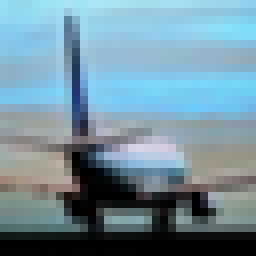
#> input picture img/cifar-10/test/airplane/aeroplane_s_000002.png, 32 x 32 px, found by its file name (shown 8 times larger); its folder holds only this picture in this run
$ python 2-hist.py   (Python 2 division)
#> lines starting #> are read from the running program, lines starting #| are printed output that depends on the picture
import cv2
import numpy as np
from matplotlib import pyplot as plt
import os

# retorna uma image com apenas um dos canais
def get_img_channel(img, channel):

	img_copy = np.copy(img)

	if channel == "r":
		img_copy[:,:,1] = 0
		img_copy[:,:,2] = 0

	elif channel == "g":
		img_copy[:,:,0] = 0
		img_copy[:,:,2] = 0

	elif channel == "b":
		img_copy[:,:,0] = 0
		img_copy[:,:,1] = 0

	return img_copy


# generate histogram as a np.array
def hist(img):

	R = get_img_channel(img, "r").flatten()
	G = get_img_channel(img, "g").flatten()
	B = get_img_channel(img, "b").flatten()

	hist_R,_ = np.histogram(R, bins=256)
	hist_G,_ = np.histogram(G, bins=256)
	hist_B,_ = np.histogram(B, bins=256)

	return hist_R, hist_G, hist_B

# plot images
def draw_hist(img):

	fig, subs = plt.subplots(4,2)
	subs[0][0].imshow(img)
	subs[0][1].axis('off')

	R = get_img_channel(img,'r')
	G = get_img_channel(img,'g')
	B = get_img_channel(img,'b')

	subs[1][0].imshow(R)
	subs[1][1].hist(img[:,:,0].flatten(),np.arange(0,256))
	subs[1][1].set_xlim([0,256])


	subs[2][0].imshow(G)
	subs[2][1].hist(img[:,:,1].flatten(),np.arange(0,256))
	subs[2][1].set_xlim([0,256])


	subs[3][0].imshow(B)
	subs[3][1].hist(img[:,:,2].flatten(),np.arange(0,256))
	subs[3][1].set_xlim([0,256])


	plt.show()

# standardize a list
def standardize(data):
	# data[0] = 0  <<<<<< PROBLEMAS AQUI
	mean = np.mean(data)
	std = np.std(data)
	return (data - mean)/std

# create a feature vector concatenating each image
def generate_vector(img_path):
	img = cv2.imread(img_path)
	img = cv2.cvtColor(img, cv2.COLOR_BGR2RGB)
	hist_R, hist_G, hist_B = hist(img)
	feature_vec = np.hstack( [standardize(hist_R), standardize(hist_G), standardize(hist_B)])

	return feature_vec

if __name__ == "__main__":

	# [26 lines of commented-out code are left out]
	test_folder = "./img/cifar-10/test"
	class_names = os.listdir(test_folder) # there are a folde for each class

	# processing train folder
	print "PROCESSING TEST FOLDER: "
	X = []
	y = []
	count  = 0
	for name in class_names:
		files = os.listdir(test_folder+"/"+name)

		# transform each file into a feature vector
		for file_name in files:
			vec = generate_vector(test_folder+"/"+name+"/"+file_name)
#> in generate_vector, img is the input picture: shape (32, 32, 3); mean B, G, R 158.3, 144.1, 113.8
#> in get_img_channel, `img_copy[:,:,1] = 0`:
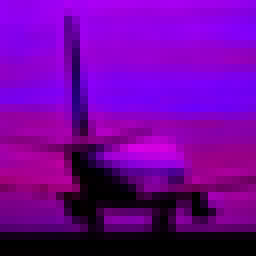
#> img_copy: shape (32, 32, 3) (shown 8 times larger); mean R, G, B 113.8, 0, 158.3
#> in get_img_channel, `img_copy[:,:,2] = 0`:
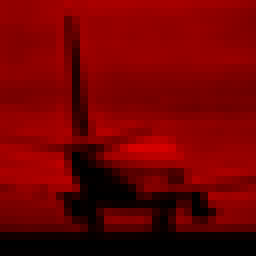
#> img_copy: shape (32, 32, 3) (shown 8 times larger); mean R, G, B 113.8, 0, 0
#> in hist, `R = get_img_channel(img, "r").flatten()`: R = 3072 values, max 217 at index 1779, min 0 at index 1, mean 37.94
#> call 2 of get_img_channel, with channel = 'g'
#> in get_img_channel (call 2), `img_copy[:,:,0] = 0`:
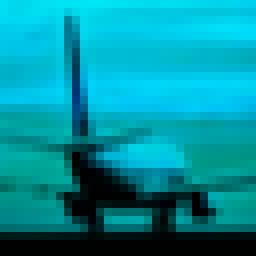
#> img_copy: shape (32, 32, 3) (shown 8 times larger); mean R, G, B 0, 144.1, 158.3
#> in get_img_channel (call 2), `img_copy[:,:,2] = 0`:
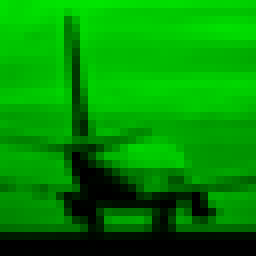
#> img_copy: shape (32, 32, 3) (shown 8 times larger); mean R, G, B 0, 144.1, 0
#> in hist, `G = get_img_channel(img, "g").flatten()`: G = 3072 values, max 230 at index 37, min 0 at index 0, mean 48.03
#> call 3 of get_img_channel, with channel = 'b'
#> in get_img_channel (call 3), `img_copy[:,:,1] = 0`:
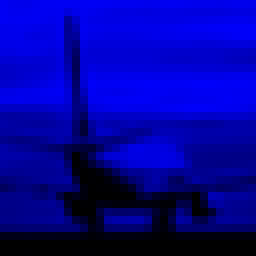
#> img_copy: shape (32, 32, 3) (shown 8 times larger); mean R, G, B 0, 0, 158.3
#> in hist, `B = get_img_channel(img, "b").flatten()`: B = 3072 values, max 251 at index 1037, min 0 at index 0, mean 52.77
#> in hist, `hist_R,_ = np.histogram(R, bins=256)`: hist_R = 256 values, max 2089 at index 0, min 0 at index 6, mean 12
#> in hist, `hist_G,_ = np.histogram(G, bins=256)`: hist_G = 256 values, max 2091 at index 0, min 0 at index 9, mean 12
#> in hist, `hist_B,_ = np.histogram(B, bins=256)`: hist_B = 256 values, max 2090 at index 0, min 0 at index 9, mean 12
#> in standardize, `mean = np.mean(data)`: mean = 12
#> in standardize, `std = np.std(data)`: std = 130.2
#> in generate_vector, `feature_vec = np.hstack( [standardize(hist_R), standardize(hist_G), st..`: feature_vec = 768 values, max 15.96 at index 512, min -0.0922 at index 6, mean 2.31e-18
#> vec has the same summary as feature_vec in generate_vector
			X.append(vec.tolist())

			y_vec = [0] * len(class_names) # <<<<<<<<<<<<<< HOT ENCODING REPRESENTATION <<<<<
			y_vec[class_names.index(name)] = 1
			y.append(y_vec)

			count += 1

			if count % 1000 == 0:
				print count, " images processed"
#> pass 2 of the loop `for name in class_names:`:
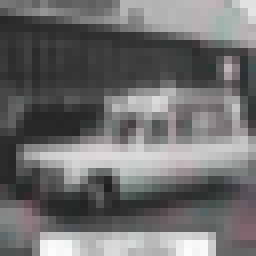
#> input picture img/cifar-10/test/automobile/ambulance_s_001816.png, 32 x 32 px, found by its file name (shown 8 times larger)
#> in generate_vector, img is the input picture: shape (32, 32, 3); mean B, G, R 111.1, 109.8, 110.5
#> in get_img_channel (call 5), `img_copy[:,:,2] = 0`:
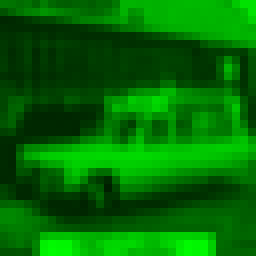
#> img_copy: shape (32, 32, 3) (shown 8 times larger); mean R, G, B 0, 109.8, 0
#> in get_img_channel (call 6), `img_copy[:,:,1] = 0`:
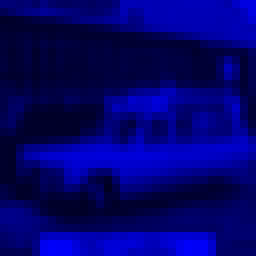
#> img_copy: shape (32, 32, 3) (shown 8 times larger); mean R, G, B 0, 0, 111.1
#> in generate_vector (call 2), `hist_R, hist_G, hist_B = hist(img)`: hist_R = 256 values, max 2048 at index 0, min 0 at index 1, mean 12; hist_G has the same summary as hist_R; hist_B has the same summary as hist_R
#> feature_vec = 768 values, max 15.96 at index 0, min -0.0941 at index 1, mean -4.63e-18
#> vec has the same summary as feature_vec in generate_vector


	# randomizing positions
	np.random.seed(42)
	np.random.shuffle(X)
	np.random.seed(42)
	np.random.shuffle(y)


	# spliting the dataset in thee groups
	X_train = X[:8000]
#> X_train = 2 items
	y_train = y[:8000]

	X_validation = X_test = X[8000: 9000]
#> X_validation = []; X_test = []
	y_validation = y_test = y[8000: 9000]

	X_test = X[9000: ]
	y_test = y[9000: ]


	out_file = open("hist_feature_test.py","w")
	out_file.write('X_train='+str(X_train)+"\n")
	out_file.write('y_train='+str(y_train)+"\n")

	out_file.write('X_validation='+str(X_validation)+"\n")
	out_file.write('y_validation='+str(y_validation)+"\n")

	out_file.write('X_test='+str(X_test)+"\n")
	out_file.write('y_test='+str(y_test)+"\n")

	out_file.close()
